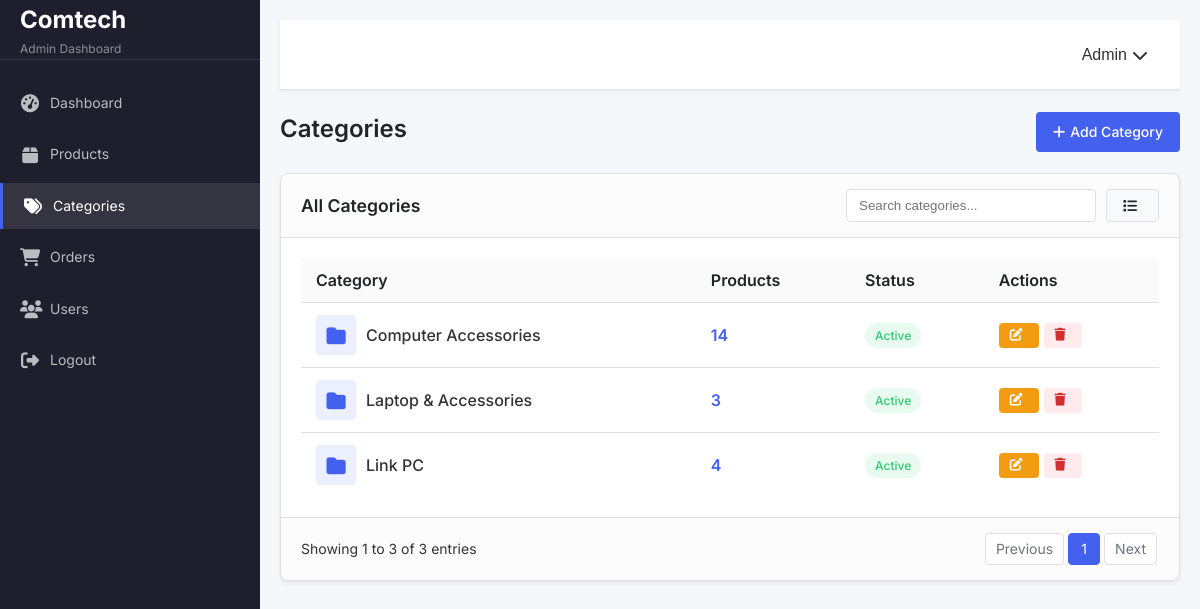
The app's page /adminpannel/categories.php (signed in) with its own data.
### tables this page shows
CREATE TABLE `categories` (
  `id` int(11) NOT NULL,
  `name` varchar(255) NOT NULL,
  `created_at` timestamp NOT NULL DEFAULT current_timestamp()
);

### adminpannel/categories.php (the view, shortened to what this page needs)
<?php
require_once 'db.php';
require_once 'functions.php';
$limit = 10;
$page = isset($_GET['page']) ? (int)$_GET['page'] : 1;
$start = ($page - 1) * $limit;
$where = "1=1";
$count_query = "SELECT COUNT(*) as total FROM categories WHERE $where";
$count_result = mysqli_query($conn, $count_query);
$count_row = mysqli_fetch_assoc($count_result);
$total_records = $count_row['total'];
$total_pages = ceil($total_records / $limit);
$query = "SELECT c.*, COUNT(p.id) as product_count
          FROM categories c
          LEFT JOIN products p ON c.id = p.category_id
          WHERE $where
          GROUP BY c.id
          ORDER BY c.name
          LIMIT $start, $limit";
$result = mysqli_query($conn, $query);
?>
<html lang="en">
<head>
    <link rel="stylesheet" href="https://cdnjs.cloudflare.com/ajax/libs/font-awesome/6.4.0/css/all.min.css">
    <link rel="stylesheet" href="categories.css">
    <link rel="stylesheet" href="/comtech/assets/css/admin-dashboard.css">
    <link rel="stylesheet" href="/comtech/assets/css/admin.css">
</head>
<body>
    <div class="admin-container">
        <?php include 'sidebar.php'; ?>
        <main class="main-content">
            <?php include 'topnav.php'; ?>
            <div class="page-header">
                <div>
                    <h1 class="page-title">Categories</h1>
                </div>
                <div class="page-actions">
                    <a href="add-category.php" class="btn btn-primary">
                        <i class="fas fa-plus"></i> Add Category
                    </a>
                </div>
            </div>
            <div class="card">
                <div class="card-header">
                    <h2 class="card-title">All Categories</h2>
                    <div class="card-tools">
                        <div class="table-search">
                            <input type="text" class="form-control table-search-input" placeholder="Search categories...">
                        </div>
                        <div class="btn-group">
                            <button class="btn btn-light active" id="list-view-btn">
                                <i class="fas fa-list"></i>
                            </button>
                        </div>
                    </div>
                </div>
                <div class="card-body">
                    <div class="table-responsive" id="list-view">
                        <table class="table category-table">
                            <thead>
                                <tr>
                                    <th>Category</th>
                                    <th class="sortable">Products</th>
                                    <th>Status</th>
                                    <th>Actions</th>
                                </tr>
                            </thead>
                            <tbody>
                                <?php
                                if (mysqli_num_rows($result) > 0) {
                                    while ($category = mysqli_fetch_assoc($result)) {
                                        $icon = !empty($category['icon']) ? $category['icon'] : 'fas fa-folder';
                                        $status = isset($category['status']) ? $category['status'] : 'Active';
                                        echo '<tr>';
                                        echo '<td>
                                            <div class="category-info">
                                                <div class="category-icon"><i class="' . $icon . '"></i></div>
                                                <div>
                                                    <div class="category-name">' . $category['name'] . '</div>
                                                </div>
                                            </div>
                                        </td>';
                                        echo '<td class="category-count">' . $category['product_count'] . '</td>';
                                        echo '<td><span class="status-badge ' . (strtolower($status) === 'inactive' ? 'inactive' : '') . '">' . $status . '</span></td>';
                                        echo '<td>
                                            <div class="btn-group">
                                                <a href="edit-category.php?id=' . $category['id'] . '" class="btn btn-sm btn-warning">
                                                    <i class="fas fa-edit"></i>
                                                </a>
                                                <a href="delete-category.php?id=' . $category['id'] . '" class="btn btn-sm btn-danger delete-btn">
                                                    <i class="fas fa-trash"></i>
                                                </a>
                                            </div>
                                        </td>';
                                        echo '</tr>';
                                    }
                                } else {
                                    echo '<tr><td colspan="5" class="text-center">No categories found</td></tr>';
                                }
                                ?>
                            </tbody>
                        </table>
                    </div>
                        <?php
                        mysqli_data_seek($result, 0);
                        ?>
                </div>
                <div class="card-footer">
                    <div class="d-flex justify-content-between align-items-center">
                        <div>Showing <?php echo $start + 1; ?> to <?php echo min($start + mysqli_num_rows($result), $total_records); ?> of <?php echo $total_records; ?> entries</div>
                        <?php
                        $url_params = '';
                        echo generatePagination($page, $total_pages, $url_params);
                        ?>
                    </div>
                </div>
            </div>
        </main>
    </div>
</body>
</html>

### adminpannel/categories.css (style rules this page uses)
:root { --primary: #4361ee; --primary-dark: #3a56d4; --secondary: #6c757d; --success: #2ecc71; --info: #3498db; --warning: #f39c12; --danger: #e74c3c; --light: #f8f9fa; --dark: #343a40; --body-bg: #f5f7fb; --card-bg: #ffffff; --border-color: #e9ecef; --text-primary: #212529; --text-secondary: #6c757d; --text-muted: #adb5bd; --shadow-sm: 0 .125rem .25rem rgba(0,0,0,.075); --shadow: 0 .5rem 1rem rgba(0,0,0,.15); --card-border-radius: 8px; --btn-border-radius: 4px; --input-border-radius: 4px; --sidebar-width: 250px; --sidebar-collapsed-width: 70px; --sidebar-bg: #1e1e2d; --sidebar-color: #a2a3b7; --sidebar-hover-bg: #282839; --sidebar-active-bg: #282839; --sidebar-active-color: #ffffff; --topnav-height: 60px; }
* { margin: 0; padding: 0; box-sizing: border-box; }
body { font-family: 'Inter', -apple-system, BlinkMacSystemFont, 'Segoe UI', Roboto, Oxygen, Ubuntu, Cantarell, sans-serif; background-color: var(--body-bg); color: var(--text-primary); line-height: 1.5; font-size: 14px; }
a { text-decoration: none; color: var(--primary); }
.admin-container { display: flex; min-height: 100vh; }
.main-content { flex: 1; padding: 20px; margin-left: var(--sidebar-width); transition: margin-left 0.3s ease; }
.page-header { margin-bottom: 20px; display: flex; justify-content: space-between; align-items: center; flex-wrap: wrap; gap: 15px; }
.page-title { font-size: 1.5rem; font-weight: 600; color: var(--text-primary); margin: 0; }
.card { background-color: var(--card-bg); border-radius: var(--card-border-radius); box-shadow: var(--shadow-sm); margin-bottom: 20px; border: 1px solid var(--border-color); overflow: hidden; }
.card-header { padding: 15px 20px; border-bottom: 1px solid var(--border-color); background-color: rgba(0, 0, 0, 0.01); display: flex; align-items: center; justify-content: space-between; }
.card-title { margin: 0; font-size: 1.1rem; font-weight: 600; color: var(--text-primary); }
.card-tools { display: flex; gap: 10px; }
.card-body { padding: 20px; }
.card-footer { padding: 15px 20px; border-top: 1px solid var(--border-color); background-color: rgba(0, 0, 0, 0.01); }
.btn { display: inline-flex; align-items: center; justify-content: center; padding: 8px 16px; border-radius: var(--btn-border-radius); font-weight: 500; font-size: 0.875rem; cursor: pointer; transition: all 0.3s ease; border: 1px solid transparent; }
.btn-sm { padding: 5px 10px; font-size: 0.8rem; }
.btn-primary { background-color: var(--primary); color: white; }
.btn-warning { background-color: var(--warning); color: white; }
.btn-danger { background-color: var(--danger); color: white; }
.btn-light { background-color: var(--light); color: var(--text-primary); border-color: var(--border-color); }
.btn i { margin-right: 5px; }
.btn-group { display: flex; gap: 5px; }
.form-control { width: 100%; padding: 8px 12px; border: 1px solid var(--border-color); border-radius: var(--input-border-radius); background-color: var(--card-bg); color: var(--text-primary); transition: border-color 0.3s ease; }
.table-responsive { overflow-x: auto; -webkit-overflow-scrolling: touch; }
.table { width: 100%; border-collapse: collapse; margin-bottom: 0; }
.table th, .table td { padding: 12px 15px; vertical-align: middle; border-bottom: 1px solid var(--border-color); }
.table th { font-weight: 600; color: var(--text-primary); background-color: rgba(0, 0, 0, 0.02); text-align: left; white-space: nowrap; }
.table tbody tr:last-child td { border-bottom: none; }
.table-search { position: relative; width: 250px; }
.table-search-input { padding-left: 35px; }
.d-flex { display: flex; }
.align-items-center { align-items: center; }
.justify-content-between { justify-content: space-between; }
.category-icon { width: 40px; height: 40px; border-radius: 4px; display: flex; align-items: center; justify-content: center; background-color: rgba(67, 97, 238, 0.1); color: var(--primary); font-size: 1.2rem; margin-right: 10px; }
.category-info { display: flex; align-items: center; }
.category-name { font-weight: 500; }
.category-count { font-weight: 600; color: var(--primary); }
.status-badge { display: inline-block; padding: 4px 8px; border-radius: 4px; font-size: 0.75rem; font-weight: 600; background-color: rgba(46, 204, 113, 0.1); color: var(--success); }

### records on screen
categories: name "Computer Accessories", product_count "14", status "Active"
categories: name "Laptop & Accessories", product_count "3", status "Active"
categories: name "Link PC", product_count "4", status "Active"

### other values on screen
$admin_name "Admin"
$start + 1 "1"
min($start + mysqli_num_rows($result), $total_records) "3"
$total_records "3"
